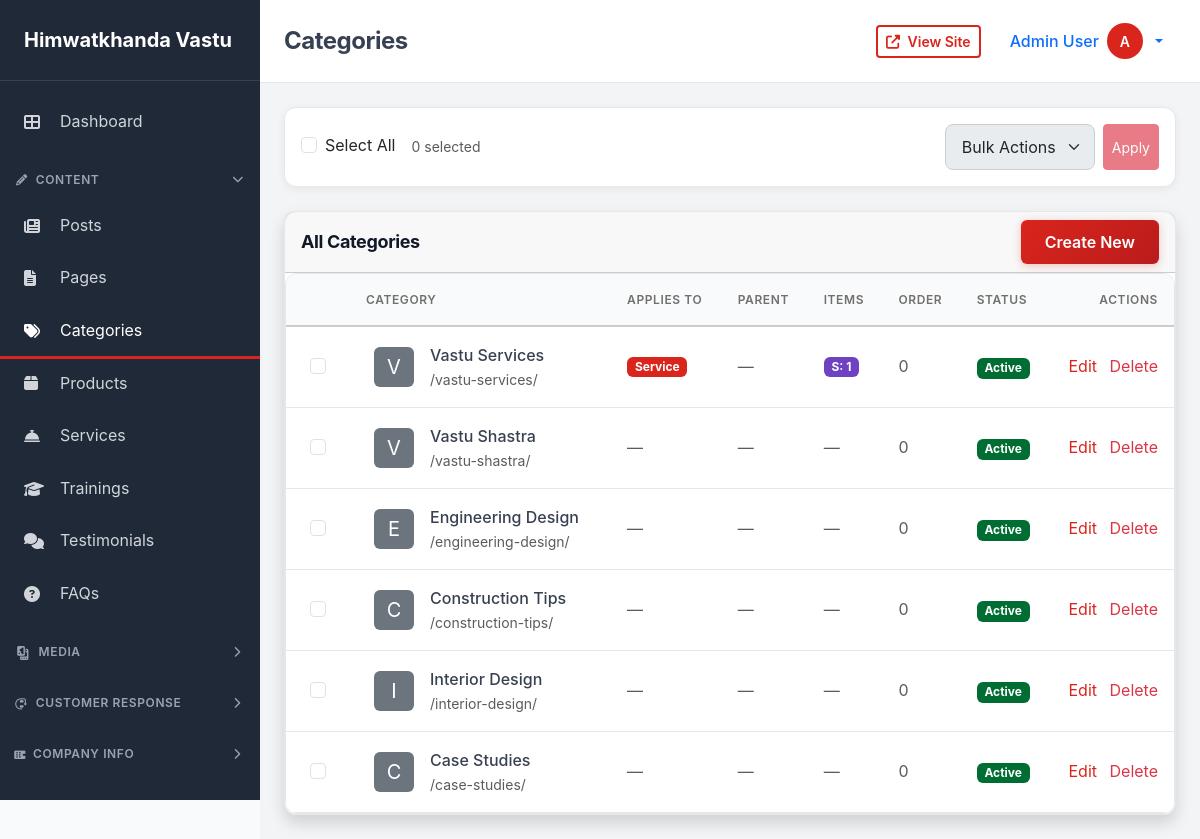
Screenshot of /dashboard/categories/ (signed in) with the database file from the repository.
### dashboard/models.py (models this page shows, shortened)
class CompanyInfo(models.Model):
    company_name = models.CharField(max_length=255, default='Himwatkhanda Vastu Pvt. Ltd.')
    description = models.TextField(blank=True)
    logo = models.ImageField(upload_to='company/', null=True, blank=True)
    favicon = models.ImageField(upload_to='company/', null=True, blank=True)
    email = models.EmailField(blank=True)
    phone = models.CharField(max_length=50, blank=True)
    address = models.TextField(blank=True)
    city = models.CharField(max_length=100, blank=True)
    state = models.CharField(max_length=100, blank=True)
    postal_code = models.CharField(max_length=20, blank=True)
    country = models.CharField(max_length=100, default='Nepal')
    latitude = models.DecimalField(max_digits=10, decimal_places=8, null=True, blank=True)
    longitude = models.DecimalField(max_digits=11, decimal_places=8, null=True, blank=True)
    facebook = models.URLField(blank=True)
    twitter = models.URLField(blank=True)
    instagram = models.URLField(blank=True)
    linkedin = models.URLField(blank=True)
    youtube = models.URLField(blank=True)
    whatsapp = models.CharField(max_length=50, blank=True)
    anthem = models.FileField(upload_to='company/anthem/', null=True, blank=True, help_text="Company anthem MP3 file")
    updated_at = models.DateTimeField(auto_now=True)
    class Meta:
        verbose_name = 'Company Info'
        verbose_name_plural = 'Company Info'
    @classmethod
    def get_instance(cls):
        instance, created = cls.objects.get_or_create(pk=1)
        return instance

class TimestampModel(models.Model):
    created_at = models.DateTimeField(auto_now_add=True)
    updated_at = models.DateTimeField(auto_now=True)
    class Meta:
        abstract = True

class Category(TimestampModel):
    STATUS_CHOICES = [
        ('active', 'Active'),
        ('inactive', 'Inactive'),
    ]
    CONTENT_TYPE_CHOICES = [
        ('posts', 'Posts'),
        ('pages', 'Pages'),
        ('products', 'Products'),
        ('services', 'Services'),
        ('trainings', 'Trainings'),
    ]
    name = models.CharField(max_length=255)
    slug = models.SlugField(unique=True)
    description = models.TextField(blank=True)
    parent = models.ForeignKey('self', on_delete=models.CASCADE, null=True, blank=True, related_name='children')
    image = models.ImageField(upload_to='categories/', null=True, blank=True)
    sort_order = models.IntegerField(default=0)
    status = models.CharField(max_length=20, choices=STATUS_CHOICES, default='active')
    template_name = models.CharField(max_length=255, blank=True, help_text="Custom template path (e.g., 'cms/categories/services-category.html'). Leave empty for auto-detection.")
    applies_to = models.ManyToManyField(
        ContentType,
        blank=True,
        related_name='categories',
        help_text="Select which content types this category applies to",
        limit_choices_to={'model__in': ['post', 'page', 'product', 'service', 'training']}
    )
    class Meta:
        verbose_name_plural = 'Categories'
        ordering = ['sort_order', 'name']
    def get_applies_to_display(self):
        return [ct.model for ct in self.applies_to.all()]

### accounts/models.py (models this page shows, shortened)
class User(AbstractUser):
    ROLE_CHOICES = [
        ('user', 'User'),
        ('admin', 'Admin'),
    ]
    STATUS_CHOICES = [
        ('active', 'Active'),
        ('inactive', 'Inactive'),
        ('banned', 'Banned'),
    ]
    email = models.EmailField(unique=True)
    avatar = models.ImageField(upload_to='avatars/', null=True, blank=True)
    phone = models.CharField(max_length=50, blank=True)
    bio = models.TextField(blank=True)
    role = models.CharField(max_length=20, choices=ROLE_CHOICES, default='user')
    status = models.CharField(max_length=20, choices=STATUS_CHOICES, default='active')
    email_verified = models.BooleanField(default=False)
    email_verified_at = models.DateTimeField(null=True, blank=True)
    last_login_at = models.DateTimeField(null=True, blank=True)
    created_at = models.DateTimeField(auto_now_add=True)
    updated_at = models.DateTimeField(auto_now=True)
    class Meta:
        ordering = ['-created_at']
    @property
    def name(self):
        return f"{self.first_name} {self.last_name}".strip() or self.username
    @property
    def is_admin(self):
        return self.role == 'admin' or self.is_superuser

### dashboard/views.py (the view)
# urls.py: path('categories/', views.CategoryListView.as_view(), name='category_list'),
class CategoryListView(BaseListView):
    model = Category
    template_name = 'dashboard/category_list.html'
    context_object_name = 'categories'
    def get_queryset(self):
        return Category.objects.prefetch_related(
            'applies_to',
            'posts',
            'pages',
            'services',
            'trainings',
            'parent'
        ).annotate(post_count=Count('posts')).order_by('sort_order')

### templates/dashboard/category_list.html (shortened to what this page needs)
{% extends 'dashboard/base.html' %}
{% block page_title %}Categories{% endblock %}
{% block dashboard_content %}
{% include 'dashboard/bulk_actions.html' with model_name='category' %}
<div class="card shadow">
    <div class="card-header d-flex align-items-center justify-content-between">
        <h5 class="mb-0">All Categories</h5>
        <a href="{% url 'dashboard:category_create' %}" class="btn btn-primary">
            Create New
        </a>
    </div>
    <div class="table-responsive">
        <table class="table table-hover mb-0">
            <thead class="table-light">
                <tr>
                    <th style="width: 50px;">
                    </th>
                    <th>Category</th>
                    <th>Applies To</th>
                    <th>Parent</th>
                    <th>Items</th>
                    <th>Order</th>
                    <th>Status</th>
                    <th class="text-end">Actions</th>
                </tr>
            </thead>
            <tbody>
                {% for category in categories %}
                <tr>
                    <td class="px-4 py-3">
                        <input type="checkbox" class="item-checkbox form-check-input" value="{{ category.pk }}">
                    </td>
                    <td class="px-4 py-3">
                        <div class="d-flex align-items-center">
                            {% if category.image %}
                            <img class="rounded object-fit-cover me-3" src="{{ category.image.url }}" alt="" style="width: 40px; height: 40px;">
                            {% else %}
                            <div class="rounded bg-secondary d-flex align-items-center justify-content-center me-3" style="width: 40px; height: 40px;">
                                <span class="text-white fs-5">{{ category.name|first }}</span>
                            </div>
                            {% endif %}
                            <div>
                                <div class="fw-medium">{{ category.name }}</div>
                                <div class="small text-muted">/{{ category.slug }}/</div>
                            </div>
                        </div>
                    </td>
                    <td class="text-muted">
                        {% if category.applies_to.exists %}
                        <div class="d-flex flex-wrap gap-1">
                            {% for ct in category.applies_to.all %}
                            <span class="badge bg-primary text-capitalize">{{ ct.model }}</span>
                            {% endfor %}
                        </div>
                        {% else %}
                        <span class="text-muted">—</span>
                        {% endif %}
                    </td>
                    <td class="text-nowrap text-muted">
                        {% if category.parent %}
                        {{ category.parent.name }}
                        {% else %}
                        <span class="text-muted">—</span>
                        {% endif %}
                    </td>
                    <td class="text-nowrap text-muted">
                        <div class="d-flex gap-1">
                            {% if category.applies_to.exists %}
                                {% if 'service' in category.get_applies_to_display %}
                                <span class="badge" style="background-color: #6f42c1;" title="Services">S: {{ category.services.count }}</span>
                                {% endif %}
                            {% else %}
                            <span class="text-muted">—</span>
                            {% endif %}
                        </div>
                    </td>
                    <td class="text-nowrap text-muted">{{ category.sort_order }}</td>
                    <td class="text-nowrap">
                        <span class="badge
                            {% if category.status == 'active' %}bg-success
                            {% else %}bg-secondary{% endif %}">
                            {{ category.get_status_display }}
                        </span>
                    </td>
                    <td class="text-nowrap text-end">
                        <a href="{% url 'dashboard:category_edit' category.pk %}" class="text-primary text-decoration-none me-2">Edit</a>
                        <a href="{% url 'dashboard:category_delete' category.pk %}" class="text-danger text-decoration-none" onclick="return confirm('Are you sure?')">Delete</a>
                    </td>
                </tr>
                {% empty %}
                <tr>
                    <td colspan="8" class="text-center text-muted py-4">No categories found.</td>
                </tr>
                {% endfor %}
            </tbody>
        </table>
    </div>
</div>
{% endblock %}

### templates/dashboard/base.html (shortened to what this page needs)
<!DOCTYPE html>
<html lang="en">
<head>
    {% load static %}
    <link href="https://cdn.jsdelivr.net/npm/bootstrap@5.3.2/dist/css/bootstrap.min.css" rel="stylesheet">
    <link rel="stylesheet" href="https://cdnjs.cloudflare.com/ajax/libs/font-awesome/6.5.1/css/all.min.css" />
    <link rel="stylesheet" href="{% static 'css/style.css' %}">
</head>
<body>
    <div class="dashboard-wrapper">
        <aside class="sidebar" id="sidebar">
            <div class="sidebar-brand">
                <a href="{% url 'dashboard:index' %}">
                    {% if company_info %}{{ company_info.company_name }}{% else %}Admin{% endif %}
                </a>
            </div>
            <nav class="sidebar-nav">
                <a href="{% url 'dashboard:index' %}" class="sidebar-link {% if request.resolver_match.url_name == 'index' %}active{% endif %}">
                    <i class="fas fa-th-large"></i>
                    <span>Dashboard</span>
                </a>
                <div class="sidebar-section collapsed" onclick="toggleDropdown('content-dropdown', this)">
                    <span><i class="fas fa-pencil-alt me-2"></i>Content</span>
                    <i class="fas fa-chevron-down"></i>
                </div>
                <div id="content-dropdown" class="sidebar-dropdown collapsed">
                    <a href="{% url 'dashboard:post_list' %}" class="sidebar-link {% if 'post' in request.resolver_match.url_name %}active{% endif %}">
                        <i class="fas fa-newspaper"></i>
                        <span>Posts</span>
                    </a>
                    <a href="{% url 'dashboard:page_list' %}" class="sidebar-link {% if 'page' in request.resolver_match.url_name %}active{% endif %}">
                        <i class="fas fa-file-alt"></i>
                        <span>Pages</span>
                    </a>
                    <a href="{% url 'dashboard:category_list' %}" class="sidebar-link {% if 'category' in request.resolver_match.url_name %}active{% endif %}">
                        <i class="fas fa-tags"></i>
                        <span>Categories</span>
                    </a>
                    <a href="{% url 'dashboard:product_list' %}" class="sidebar-link {% if 'product' in request.resolver_match.url_name and 'request' not in request.resolver_match.url_name %}active{% endif %}">
                        <i class="fas fa-box"></i>
                        <span>Products</span>
                    </a>
                    <a href="{% url 'dashboard:service_list' %}" class="sidebar-link {% if 'service' in request.resolver_match.url_name and 'request' not in request.resolver_match.url_name %}active{% endif %}">
                        <i class="fas fa-concierge-bell"></i>
                        <span>Services</span>
                    </a>
                    <a href="{% url 'dashboard:training_list' %}" class="sidebar-link {% if 'training' in request.resolver_match.url_name and 'request' not in request.resolver_match.url_name %}active{% endif %}">
                        <i class="fas fa-graduation-cap"></i>
                        <span>Trainings</span>
                    </a>
                    <a href="{% url 'dashboard:testimonial_list' %}" class="sidebar-link {% if 'testimonial' in request.resolver_match.url_name %}active{% endif %}">
                        <i class="fas fa-comments"></i>
                        <span>Testimonials</span>
                    </a>
                    <a href="{% url 'dashboard:faq_list' %}" class="sidebar-link {% if 'faq' in request.resolver_match.url_name %}active{% endif %}">
                        <i class="fas fa-question-circle"></i>
                        <span>FAQs</span>
                    </a>
                </div>
                <div class="sidebar-section collapsed" onclick="toggleDropdown('media-dropdown', this)">
                    <span><i class="fas fa-photo-video me-2"></i>Media</span>
                    <i class="fas fa-chevron-down"></i>
                </div>
                <div class="sidebar-section collapsed" onclick="toggleDropdown('customer-dropdown', this)">
                    <span><i class="fas fa-headset me-2"></i>Customer Response</span>
                    <i class="fas fa-chevron-down"></i>
                </div>
                <div class="sidebar-section collapsed" onclick="toggleDropdown('company-dropdown', this)">
                    <span><i class="fas fa-building me-2"></i>Company Info</span>
                    <i class="fas fa-chevron-down"></i>
                </div>
                <div class="sidebar-section collapsed" onclick="toggleDropdown('settings-dropdown', this)">
                    <span>Settings</span>
                    <i class="fas fa-chevron-down"></i>
                </div>
            </nav>
        </aside>
        <div class="main-content">
            <header class="top-header">
                <div class="d-flex align-items-center justify-content-between">
                    <div class="d-flex align-items-center">
                        <h1 class="h4 mb-0 fw-bold">{% block page_title %}Dashboard{% endblock %}</h1>
                    </div>
                    <div class="d-flex align-items-center gap-3">
                        <a href="{% url 'pages:home' %}" target="_blank" class="btn btn-outline-primary btn-sm" title="View Site">
                            <i class="fas fa-external-link-alt me-1"></i>
                            <span class="d-none d-sm-inline">View Site</span>
                        </a>
                        <div class="dropdown user-dropdown">
                            <button class="btn btn-link text-decoration-none dropdown-toggle d-flex align-items-center gap-2" type="button" data-bs-toggle="dropdown" aria-expanded="false">
                                <span class="d-none d-sm-inline fw-medium">{{ user.name }}</span>
                                {% if user.avatar %}
                                <img class="user-avatar" src="{{ user.avatar.url }}" alt="{{ user.name }}">
                                {% else %}
                                <div class="user-avatar-placeholder">{{ user.username|first|upper }}</div>
                                {% endif %}
                            </button>
                        </div>
                    </div>
                </div>
            </header>
            <main class="content-wrapper">
                {% block dashboard_content %}{% endblock %}
            </main>
        </div>
    </div>
</body>
</html>

### rows the page displays
CompanyInfo: company_name "Himwatkhanda Vastu"
User: name "Admin User", username|first "A"
Category: name|first "V", name "Vastu Services", slug "vastu-services", services.count "1", sort_order "0", status "Active"
Category: name|first "V", name "Vastu Shastra", slug "vastu-shastra", sort_order "0", status "Active"
Category: name|first "E", name "Engineering Design", slug "engineering-design", sort_order "0", status "Active"
Category: name|first "C", name "Construction Tips", slug "construction-tips", sort_order "0", status "Active"
Category: name|first "I", name "Interior Design", slug "interior-design", sort_order "0", status "Active"
Category: name|first "C", name "Case Studies", slug "case-studies", sort_order "0", status "Active"

### other values shown
{{ ct.model }} "Service"
